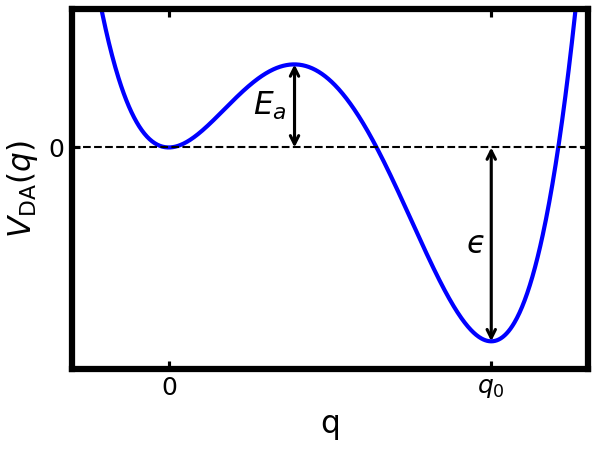

This chart was generated by the following Python code:
import sys
import cmath
import math
import os
import h5py
import matplotlib.pyplot as plt   # plots
import numpy as np
from scipy.interpolate import griddata

from liblibra_core import *
import util.libutil as comn
from libra_py import units
from libra_py import data_conv
import libra_py.dynamics.tsh.compute as tsh_dynamics
import libra_py.data_savers as data_savers

from plot_utils import set_style, add_hbar, add_abar

# Add the parent directory to sys.path
parent_dir = os.path.abspath(os.path.join(os.path.dirname(__file__), '..'))
sys.path.insert(0, parent_dir)

from kcrpmd_utils.kcrpmdtst import KcrpmdTst
from kcrpmd_utils.kcrpmdmodel import gen_kcrpmd_bath_params, get_ABC, kcrpmd_system_bath

set_style()

(A, B, C) = get_ABC(q0=1.0, leps=-7, Ea=3)
x_ar = np.linspace(-0.5, 1.5, 1000)
y_ar = A * x_ar**4 + B * x_ar**3 + C * x_ar**2

fig, ax = plt.subplots()
ax.plot(x_ar, y_ar, color='blue')
ax.axhline(y=0, color='k', linestyle='--', linewidth=1)
ax.set_xlim(-0.3,1.3)
ax.set_ylim(-8.0,5.0)
ax.set_xticks([0.0, 1.0])
ax.set_yticks([0])
ax.set_xticklabels([r'$0$', r'$q_0$'])
ax.set_xlabel("q")
ax.set_ylabel(r"$V_{\mathrm{DA}}(q)$")
ax.set_title("")

ax = add_abar(ax, (1.0, -7), (1.0, 0.0), label=r'$ϵ$', mutation_scale=10, label_offset=0.05, linewidth=1.5, fontsize=15)
ax = add_abar(ax, (0.39, 0.0), (0.39, 3.0), label=r'$E_a$', mutation_scale=10, label_offset=0.075, linewidth=1.5, fontsize=15)

plt.tight_layout()
plt.subplots_adjust(left=0.1, right=0.98, top=0.98, bottom=0.18)

plt.savefig('fig2.png')
